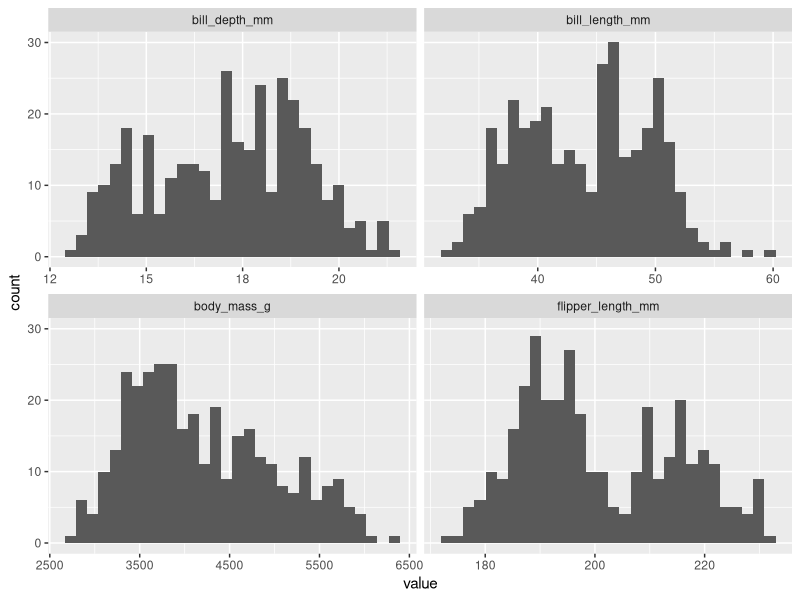
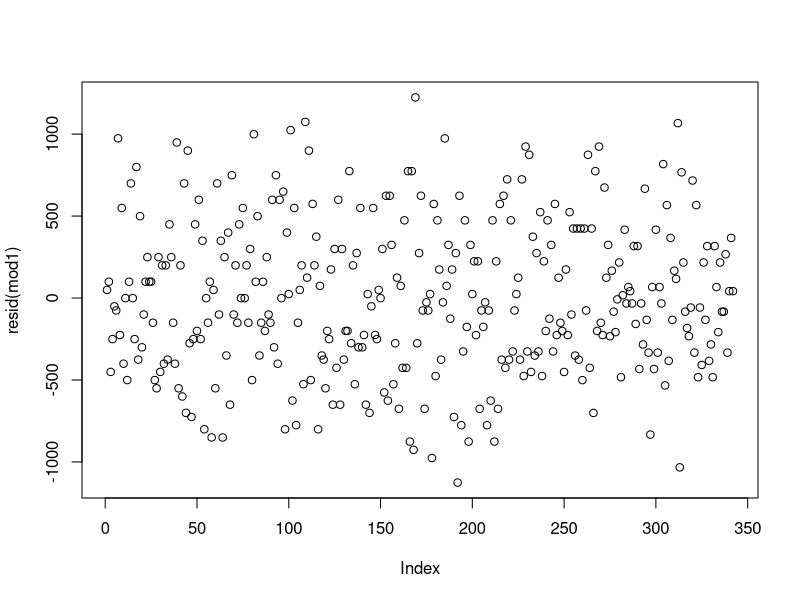
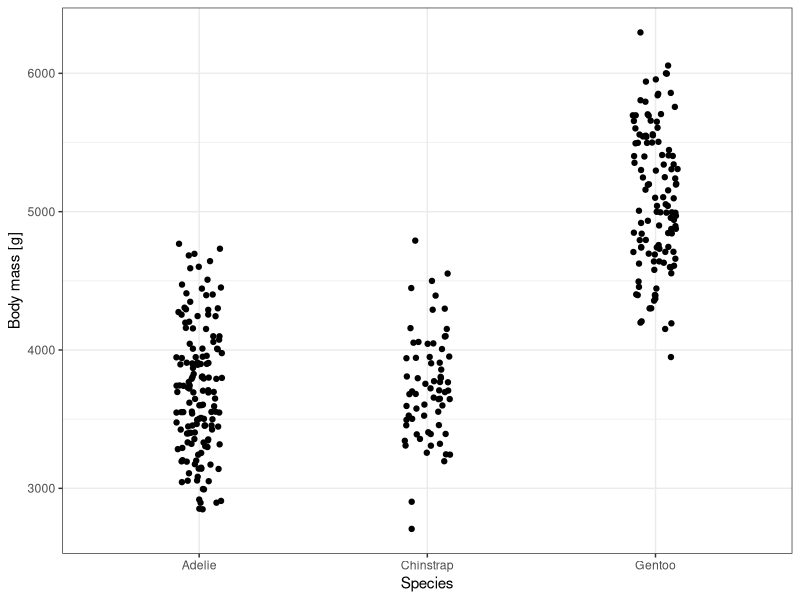
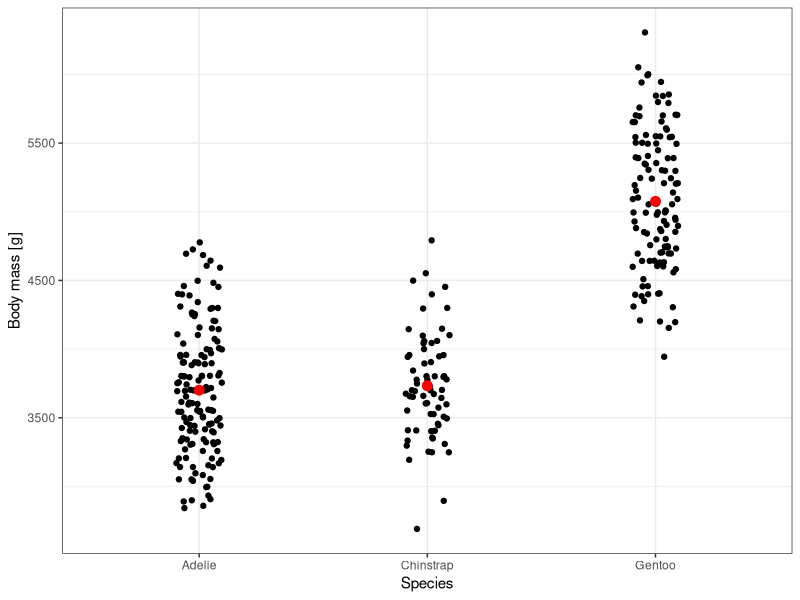

Reproduce these figures in R, in order.
## ---- chunk 1
knitr::opts_chunk$set(echo = TRUE) # global options
options(digits = 2, scipen = 1, pillar.signif = 3)

# Libraries
library(tidyverse)
library(broom)

## ---- chunk 2
install.packages("palmerpenguins")
## ---- chunk 3
library(palmerpenguins)
data(package = 'palmerpenguins')
## ---- chunk 4
str(penguins)
## ---- chunk 5
head(penguins)
## ---- chunk 6
# Determine the mean value of every parameter from each penguins, grouped by species, island and sex
penguins %>% 
  na.exclude %>% 
  group_by(species, island, sex) %>% 
  summarise(bill_length = mean(bill_length_mm),
            bill_depth = mean(bill_depth_mm),
            flipper_length = mean(flipper_length_mm),
            body_mass = mean(body_mass_g))
## ---- chunk 7
penguins %>% 
  na.exclude %>% 
  group_by(species, island, sex) %>% 
  summarise(bill_length = mean(bill_length_mm),
            bill_depth = mean(bill_depth_mm),
            flipper_length = mean(flipper_length_mm),
            body_mass = mean(body_mass_g)) %>% 
  knitr::kable()
## ---- chunk 8
# Histogram
penguins %>% 
  pivot_longer(cols = c(bill_length_mm, bill_depth_mm, flipper_length_mm, body_mass_g)) %>% 
  ggplot(aes(x = value)) +
  facet_wrap(~name, scales = "free_x")+
  geom_histogram()
## ---- chunk 9
# Model definition
mod0 = lm(body_mass_g ~ 1, data = penguins) # Null model
mod1 = lm(body_mass_g ~ species, data = penguins)

# Is our model better than the null model?
anova(mod0, mod1)

# Model Summary
summary(mod1)

# Residuals
plot(resid(mod1))

# Extract some the data from the model
df.mod1 <- tidy(mod1) %>% 
  mutate(species = levels(penguins$species),
         mean_body_mass = ifelse(term == "(Intercept)", 
                                 estimate, 
                                 estimate[species == "Adelie"] + estimate))

## ---- chunk 10
penguins %>% 
  na.exclude %>% 
  ggplot(aes(x = species, y = body_mass_g))+
  geom_jitter(width = 0.1)+
  theme_bw()+
  labs(x = "Species", y = "Body mass [g]")
  
## ---- chunk 11
penguins %>% 
  na.exclude %>% 
  ggplot(aes(x = species, y = body_mass_g))+
  geom_jitter(width = 0.1)+
  # Add a red dot representing the mean of each group
  geom_point(data = df.mod1, aes(x = species, y = mean_body_mass),
             color = "red",
             size = 3)+
  theme_bw()+
  labs(x = "Species", y = "Body mass [g]")
